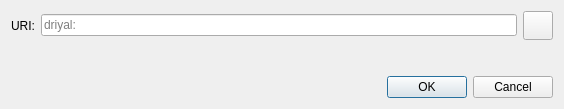
<?xml version="1.0" encoding="UTF-8"?>
<ui version="4.0">
 <class>OpenURIDialog</class>
 <widget class="QDialog" name="OpenURIDialog">
  <property name="geometry">
   <rect>
    <x>0</x>
    <y>0</y>
    <width>564</width>
    <height>109</height>
   </rect>
  </property>
  <property name="windowTitle">
   <string>Open driyal URI</string>
  </property>
  <layout class="QVBoxLayout" name="verticalLayout">
   <item>
    <layout class="QHBoxLayout" name="horizontalLayout">
     <item>
      <widget class="QLabel" name="label">
       <property name="text">
        <string>URI:</string>
       </property>
      </widget>
     </item>
     <item>
      <widget class="QValidatedLineEdit" name="uriEdit">
       <property name="placeholderText">
        <string notr="true">driyal:</string>
       </property>
      </widget>
     </item>
     <item>
      <widget class="QToolButton" name="pasteButton">
       <property name="toolTip">
        <string extracomment="Tooltip text for button that allows you to paste an address that is in your clipboard.">Paste address from clipboard</string>
       </property>
       <property name="text">
        <string/>
       </property>
       <property name="icon">
        <iconset resource="../driyal.qrc">
         <normaloff>:/icons/editpaste</normaloff>:/icons/editpaste
        </iconset>
       </property>
       <property name="iconSize">
        <size>
         <width>22</width>
         <height>22</height>
        </size>
       </property>
      </widget>
     </item>
    </layout>
   </item>
   <item>
    <spacer name="verticalSpacer">
     <property name="orientation">
      <enum>Qt::Vertical</enum>
     </property>
     <property name="sizeHint" stdset="0">
      <size>
       <width>20</width>
       <height>40</height>
      </size>
     </property>
    </spacer>
   </item>
   <item>
    <widget class="QDialogButtonBox" name="buttonBox">
     <property name="orientation">
      <enum>Qt::Horizontal</enum>
     </property>
     <property name="standardButtons">
      <set>QDialogButtonBox::Cancel|QDialogButtonBox::Ok</set>
     </property>
    </widget>
   </item>
  </layout>
 </widget>
 <customwidgets>
  <customwidget>
   <class>QValidatedLineEdit</class>
   <extends>QLineEdit</extends>
   <header>qt/qvalidatedlineedit.h</header>
  </customwidget>
 </customwidgets>
 <resources/>
 <connections>
  <connection>
   <sender>buttonBox</sender>
   <signal>accepted()</signal>
   <receiver>OpenURIDialog</receiver>
   <slot>accept()</slot>
   <hints>
    <hint type="sourcelabel">
     <x>248</x>
     <y>254</y>
    </hint>
    <hint type="destinationlabel">
     <x>157</x>
     <y>274</y>
    </hint>
   </hints>
  </connection>
  <connection>
   <sender>buttonBox</sender>
   <signal>rejected()</signal>
   <receiver>OpenURIDialog</receiver>
   <slot>reject()</slot>
   <hints>
    <hint type="sourcelabel">
     <x>316</x>
     <y>260</y>
    </hint>
    <hint type="destinationlabel">
     <x>286</x>
     <y>274</y>
    </hint>
   </hints>
  </connection>
 </connections>
</ui>
